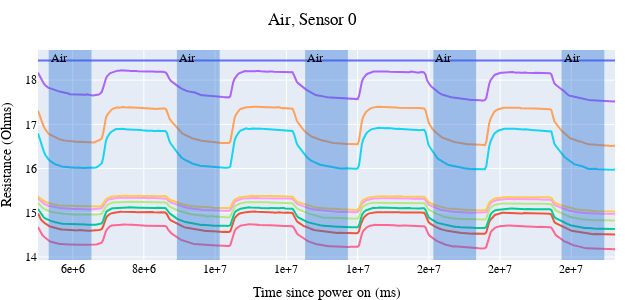
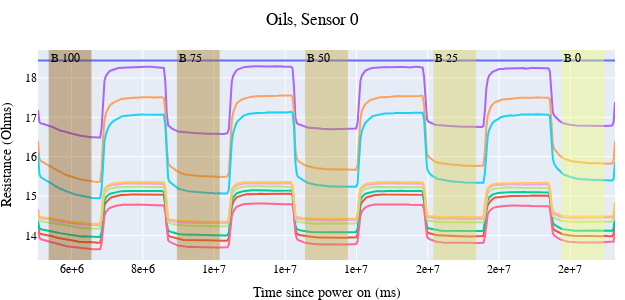
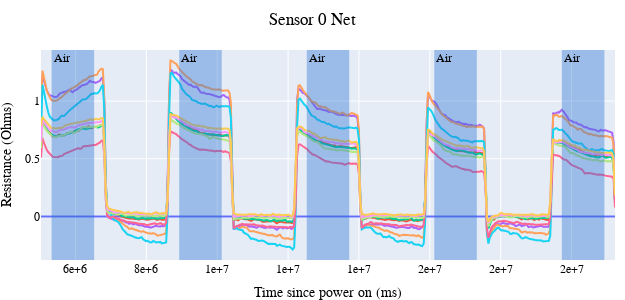

Notebook source saved alongside these figures, in order:
### Code cell
""" 
oils
5058667
21257295
air
5027605
21225769
"""
s_idx = 0
ns = 400
s_l = Sensor("air", s_idx, interp_funcs, labels)
y_l, t_l = s_l.get_data_between_times(5027605, 21225769, ns)
s_r = Sensor("oils", s_idx, interp_funcs, labels)
y_r, t_r = s_r.get_data_between_times(5058667, 21257295, ns)
plot_data_arr("air", y_l, t_l, labels, f"Air, Sensor {s_idx}", save_as=None)
plot_data_arr("oils", y_r, t_r, labels, f"Oils, Sensor {s_idx}", save_as=None)
plot_data_arr("air", y_l - y_r, t_l, labels, f"Sensor {s_idx} Net", save_as=None)

### Figure 1 — Plotly figure (JSON) as saved in the notebook; plotly's stock layout.template omitted (floating-point values rounded to 4 significant figures; data arrays with more than 128 entries replaced by an {"elided": "..."} marker saying what was removed)
{"data": [{"mode": "lines", "name": "H.S. 0", "showlegend": false, "type": "scatter", "x": {"elided": "400 float values"}, "y": {"elided": "400 float values"}}, {"mode": "lines", "name": "H.S. 1", "showlegend": false, "type": "scatter", "x": {"elided": "400 float values"}, "y": {"elided": "400 float values"}}, {"mode": "lines", "name": "H.S. 2", "showlegend": false, "type": "scatter", "x": {"elided": "400 float values"}, "y": {"elided": "400 float values"}}, {"mode": "lines", "name": "H.S. 3", "showlegend": false, "type": "scatter", "x": {"elided": "400 float values"}, "y": {"elided": "400 float values"}}, {"mode": "lines", "name": "H.S. 4", "showlegend": false, "type": "scatter", "x": {"elided": "400 float values"}, "y": {"elided": "400 float values"}}, {"mode": "lines", "name": "H.S. 5", "showlegend": false, "type": "scatter", "x": {"elided": "400 float values"}, "y": {"elided": "400 float values"}}, {"mode": "lines", "name": "H.S. 6", "showlegend": false, "type": "scatter", "x": {"elided": "400 float values"}, "y": {"elided": "400 float values"}}, {"mode": "lines", "name": "H.S. 7", "showlegend": false, "type": "scatter", "x": {"elided": "400 float values"}, "y": {"elided": "400 float values"}}, {"mode": "lines", "name": "H.S. 8", "showlegend": false, "type": "scatter", "x": {"elided": "400 float values"}, "y": {"elided": "400 float values"}}, {"mode": "lines", "name": "H.S. 9", "showlegend": false, "type": "scatter", "x": {"elided": "400 float values"}, "y": {"elided": "400 float values"}}], "layout": {"annotations": [{"showarrow": false, "text": "Air", "x": 5327590, "xanchor": "left", "xref": "x", "y": 1, "yanchor": "top", "yref": "y domain"}, {"showarrow": false, "text": "Air", "x": 8927294, "xanchor": "left", "xref": "x", "y": 1, "yanchor": "top", "yref": "y domain"}, {"showarrow": false, "text": "Air", "x": 12526943, "xanchor": "left", "xref": "x", "y": 1, "yanchor": "top", "yref": "y domain"}, {"showarrow": false, "text": "Air", "x": 16126753, "xanchor": "left", "xref": "x", "y": 1, "yanchor": "top", "yref": "y domain"}, {"showarrow": false, "text": "Air", "x": 19725714, "xanchor": "left", "xref": "x", "y": 1, "yanchor": "top", "yref": "y domain"}], "font": {"color": "black", "family": "Times New Roman"}, "height": 300, "margin": {"b": 0, "l": 0, "r": 10, "t": 50}, "shapes": [{"fillcolor": "#2c73d2", "line": {"width": 0}, "opacity": 0.4, "type": "rect", "x0": 5327590, "x1": 6527621, "xref": "x", "y0": 0, "y1": 1, "yref": "y domain"}, {"fillcolor": "#2c73d2", "line": {"width": 0}, "opacity": 0.4, "type": "rect", "x0": 8927294, "x1": 10127075, "xref": "x", "y0": 0, "y1": 1, "yref": "y domain"}, {"fillcolor": "#2c73d2", "line": {"width": 0}, "opacity": 0.4, "type": "rect", "x0": 12526943, "x1": 13726626, "xref": "x", "y0": 0, "y1": 1, "yref": "y domain"}, {"fillcolor": "#2c73d2", "line": {"width": 0}, "opacity": 0.4, "type": "rect", "x0": 16126753, "x1": 17326689, "xref": "x", "y0": 0, "y1": 1, "yref": "y domain"}, {"fillcolor": "#2c73d2", "line": {"width": 0}, "opacity": 0.4, "type": "rect", "x0": 19725714, "x1": 20926179, "xref": "x", "y0": 0, "y1": 1, "yref": "y domain"}], "title": {"font": {"family": "Times New Roman"}, "pad": {"b": 0, "l": 0, "r": 0, "t": 0}, "text": "Air, Sensor 0", "x": 0.5}, "width": 625, "xaxis": {"tickformat": ".0e", "title": {"text": "Time since power on (ms)"}}, "yaxis": {"title": {"text": "Resistance (Ohms)"}}}}

### Figure 2 — Plotly figure (JSON) as saved in the notebook; plotly's stock layout.template omitted (floating-point values rounded to 4 significant figures; data arrays with more than 128 entries replaced by an {"elided": "..."} marker saying what was removed)
{"data": [{"mode": "lines", "name": "H.S. 0", "showlegend": false, "type": "scatter", "x": {"elided": "400 float values"}, "y": {"elided": "400 float values"}}, {"mode": "lines", "name": "H.S. 1", "showlegend": false, "type": "scatter", "x": {"elided": "400 float values"}, "y": {"elided": "400 float values"}}, {"mode": "lines", "name": "H.S. 2", "showlegend": false, "type": "scatter", "x": {"elided": "400 float values"}, "y": {"elided": "400 float values"}}, {"mode": "lines", "name": "H.S. 3", "showlegend": false, "type": "scatter", "x": {"elided": "400 float values"}, "y": {"elided": "400 float values"}}, {"mode": "lines", "name": "H.S. 4", "showlegend": false, "type": "scatter", "x": {"elided": "400 float values"}, "y": {"elided": "400 float values"}}, {"mode": "lines", "name": "H.S. 5", "showlegend": false, "type": "scatter", "x": {"elided": "400 float values"}, "y": {"elided": "400 float values"}}, {"mode": "lines", "name": "H.S. 6", "showlegend": false, "type": "scatter", "x": {"elided": "400 float values"}, "y": {"elided": "400 float values"}}, {"mode": "lines", "name": "H.S. 7", "showlegend": false, "type": "scatter", "x": {"elided": "400 float values"}, "y": {"elided": "400 float values"}}, {"mode": "lines", "name": "H.S. 8", "showlegend": false, "type": "scatter", "x": {"elided": "400 float values"}, "y": {"elided": "400 float values"}}, {"mode": "lines", "name": "H.S. 9", "showlegend": false, "type": "scatter", "x": {"elided": "400 float values"}, "y": {"elided": "400 float values"}}], "layout": {"annotations": [{"showarrow": false, "text": "B 100", "x": 5358558, "xanchor": "left", "xref": "x", "y": 1, "yanchor": "top", "yref": "y domain"}, {"showarrow": false, "text": "B 75", "x": 8958370, "xanchor": "left", "xref": "x", "y": 1, "yanchor": "top", "yref": "y domain"}, {"showarrow": false, "text": "B 50", "x": 12557821, "xanchor": "left", "xref": "x", "y": 1, "yanchor": "top", "yref": "y domain"}, {"showarrow": false, "text": "B 25", "x": 16157469, "xanchor": "left", "xref": "x", "y": 1, "yanchor": "top", "yref": "y domain"}, {"showarrow": false, "text": "B 0", "x": 19756933, "xanchor": "left", "xref": "x", "y": 1, "yanchor": "top", "yref": "y domain"}], "font": {"color": "black", "family": "Times New Roman"}, "height": 300, "margin": {"b": 0, "l": 0, "r": 10, "t": 50}, "shapes": [{"fillcolor": "#895002", "line": {"width": 0}, "opacity": 0.4, "type": "rect", "x0": 5358558, "x1": 6558789, "xref": "x", "y0": 0, "y1": 1, "yref": "y domain"}, {"fillcolor": "#a77718", "line": {"width": 0}, "opacity": 0.4, "type": "rect", "x0": 8958370, "x1": 10158438, "xref": "x", "y0": 0, "y1": 1, "yref": "y domain"}, {"fillcolor": "#c2a132", "line": {"width": 0}, "opacity": 0.4, "type": "rect", "x0": 12557821, "x1": 13757634, "xref": "x", "y0": 0, "y1": 1, "yref": "y domain"}, {"fillcolor": "#dacc4e", "line": {"width": 0}, "opacity": 0.4, "type": "rect", "x0": 16157469, "x1": 17357280, "xref": "x", "y0": 0, "y1": 1, "yref": "y domain"}, {"fillcolor": "#effa70", "line": {"width": 0}, "opacity": 0.4, "type": "rect", "x0": 19756933, "x1": 20956843, "xref": "x", "y0": 0, "y1": 1, "yref": "y domain"}], "title": {"font": {"family": "Times New Roman"}, "pad": {"b": 0, "l": 0, "r": 0, "t": 0}, "text": "Oils, Sensor 0", "x": 0.5}, "width": 625, "xaxis": {"tickformat": ".0e", "title": {"text": "Time since power on (ms)"}}, "yaxis": {"title": {"text": "Resistance (Ohms)"}}}}

### Figure 3 — Plotly figure (JSON) as saved in the notebook; plotly's stock layout.template omitted (floating-point values rounded to 4 significant figures; data arrays with more than 128 entries replaced by an {"elided": "..."} marker saying what was removed)
{"data": [{"mode": "lines", "name": "H.S. 0", "showlegend": false, "type": "scatter", "x": {"elided": "400 float values"}, "y": {"elided": "400 int values"}}, {"mode": "lines", "name": "H.S. 1", "showlegend": false, "type": "scatter", "x": {"elided": "400 float values"}, "y": {"elided": "400 float values"}}, {"mode": "lines", "name": "H.S. 2", "showlegend": false, "type": "scatter", "x": {"elided": "400 float values"}, "y": {"elided": "400 float values"}}, {"mode": "lines", "name": "H.S. 3", "showlegend": false, "type": "scatter", "x": {"elided": "400 float values"}, "y": {"elided": "400 float values"}}, {"mode": "lines", "name": "H.S. 4", "showlegend": false, "type": "scatter", "x": {"elided": "400 float values"}, "y": {"elided": "400 float values"}}, {"mode": "lines", "name": "H.S. 5", "showlegend": false, "type": "scatter", "x": {"elided": "400 float values"}, "y": {"elided": "400 float values"}}, {"mode": "lines", "name": "H.S. 6", "showlegend": false, "type": "scatter", "x": {"elided": "400 float values"}, "y": {"elided": "400 float values"}}, {"mode": "lines", "name": "H.S. 7", "showlegend": false, "type": "scatter", "x": {"elided": "400 float values"}, "y": {"elided": "400 float values"}}, {"mode": "lines", "name": "H.S. 8", "showlegend": false, "type": "scatter", "x": {"elided": "400 float values"}, "y": {"elided": "400 float values"}}, {"mode": "lines", "name": "H.S. 9", "showlegend": false, "type": "scatter", "x": {"elided": "400 float values"}, "y": {"elided": "400 float values"}}], "layout": {"annotations": [{"showarrow": false, "text": "Air", "x": 5327590, "xanchor": "left", "xref": "x", "y": 1, "yanchor": "top", "yref": "y domain"}, {"showarrow": false, "text": "Air", "x": 8927294, "xanchor": "left", "xref": "x", "y": 1, "yanchor": "top", "yref": "y domain"}, {"showarrow": false, "text": "Air", "x": 12526943, "xanchor": "left", "xref": "x", "y": 1, "yanchor": "top", "yref": "y domain"}, {"showarrow": false, "text": "Air", "x": 16126753, "xanchor": "left", "xref": "x", "y": 1, "yanchor": "top", "yref": "y domain"}, {"showarrow": false, "text": "Air", "x": 19725714, "xanchor": "left", "xref": "x", "y": 1, "yanchor": "top", "yref": "y domain"}], "font": {"color": "black", "family": "Times New Roman"}, "height": 300, "margin": {"b": 0, "l": 0, "r": 10, "t": 50}, "shapes": [{"fillcolor": "#2c73d2", "line": {"width": 0}, "opacity": 0.4, "type": "rect", "x0": 5327590, "x1": 6527621, "xref": "x", "y0": 0, "y1": 1, "yref": "y domain"}, {"fillcolor": "#2c73d2", "line": {"width": 0}, "opacity": 0.4, "type": "rect", "x0": 8927294, "x1": 10127075, "xref": "x", "y0": 0, "y1": 1, "yref": "y domain"}, {"fillcolor": "#2c73d2", "line": {"width": 0}, "opacity": 0.4, "type": "rect", "x0": 12526943, "x1": 13726626, "xref": "x", "y0": 0, "y1": 1, "yref": "y domain"}, {"fillcolor": "#2c73d2", "line": {"width": 0}, "opacity": 0.4, "type": "rect", "x0": 16126753, "x1": 17326689, "xref": "x", "y0": 0, "y1": 1, "yref": "y domain"}, {"fillcolor": "#2c73d2", "line": {"width": 0}, "opacity": 0.4, "type": "rect", "x0": 19725714, "x1": 20926179, "xref": "x", "y0": 0, "y1": 1, "yref": "y domain"}], "title": {"font": {"family": "Times New Roman"}, "pad": {"b": 0, "l": 0, "r": 0, "t": 0}, "text": "Sensor 0 Net", "x": 0.5}, "width": 625, "xaxis": {"tickformat": ".0e", "title": {"text": "Time since power on (ms)"}}, "yaxis": {"title": {"text": "Resistance (Ohms)"}}}}
